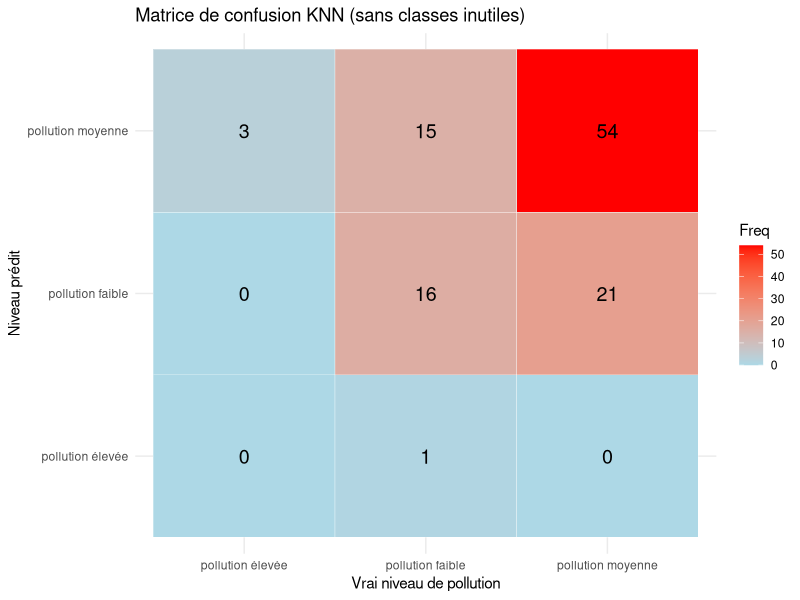

Write the R code that produced this figure.
library(dplyr)
library(class)
library(ggplot2)

qualite <- read.table("qualite-de-lair-dans-le-reseau-de-transport-francilien (1).csv", 
                      header = TRUE, sep = ";", quote = "\"")

qualite_clean <- qualite %>%
  filter(rowSums(is.na(.)) != ncol(.)) %>%
  select(where(~ !all(is.na(.)))) %>%
  distinct()

qualite_metro <- qualite_clean %>%
  filter(grepl("Métro", Nom.de.la.ligne)) %>%
  select(niveau_pollution, stop_lat, stop_lon) %>%
  na.omit() %>%
  filter(!(niveau_pollution %in% c("pas de données", "station aérienne")))

qualite_metro$niveau_pollution <- as.factor(qualite_metro$niveau_pollution)

set.seed(123)
train_indices <- sample(1:nrow(qualite_metro), size = 0.7 * nrow(qualite_metro))
train_data <- qualite_metro[train_indices, ]
test_data <- qualite_metro[-train_indices, ]

k_value <- 5
knn_pred <- knn(train = train_data[, c("stop_lat", "stop_lon")],
                test = test_data[, c("stop_lat", "stop_lon")],
                cl = train_data$niveau_pollution,
                k = k_value)

accuracy <- mean(knn_pred == test_data$niveau_pollution)
cat("L'exactitude du modèle est : ", round(accuracy, 4), "\n")

conf_mat <- table(
  Predicted = factor(knn_pred, levels = levels(qualite_metro$niveau_pollution)),
  Actual = factor(test_data$niveau_pollution, levels = levels(qualite_metro$niveau_pollution))
)
print(conf_mat)

conf_mat_df <- as.data.frame(conf_mat)
ggplot(conf_mat_df, aes(x = Actual, y = Predicted, fill = Freq)) +
  geom_tile(color = "white") +
  geom_text(aes(label = Freq), color = "black", size = 5) +
  scale_fill_gradient(low = "lightblue", high = "red") +
  labs(
    title = "Matrice de confusion KNN (sans classes inutiles)",
    x = "Vrai niveau de pollution",
    y = "Niveau prédit"
  ) +
  theme_minimal()
